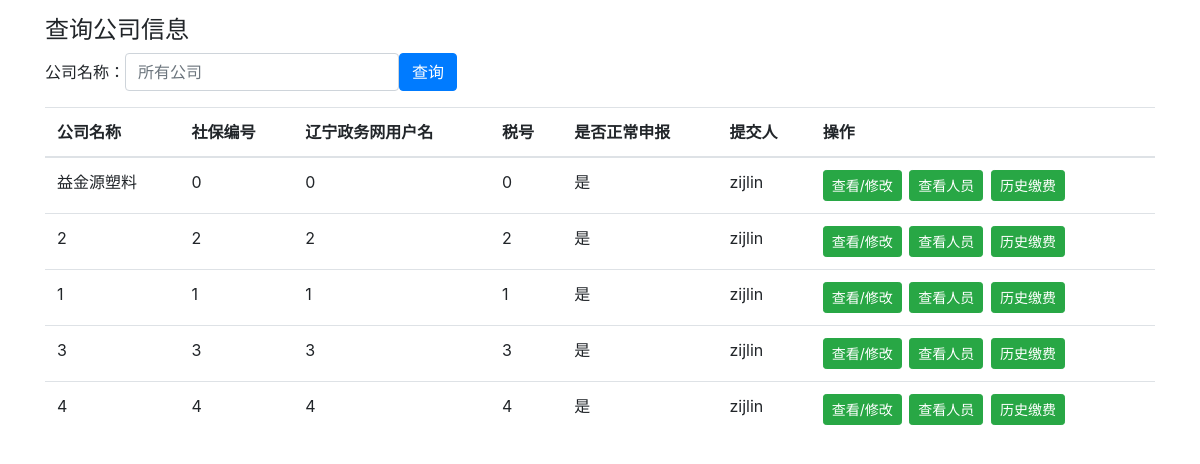
The app's page /company_query (signed in), older data.
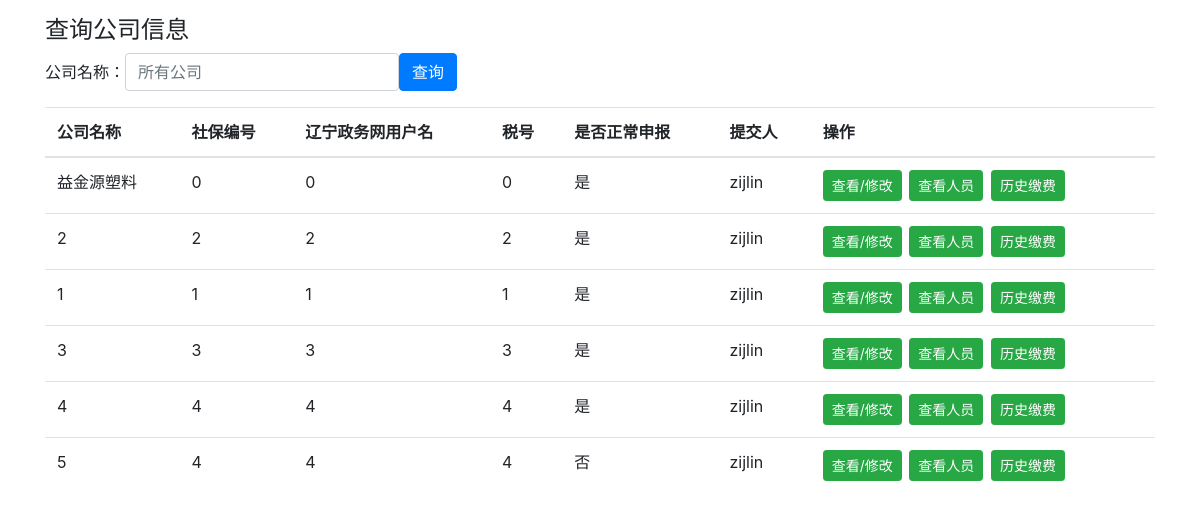
The same page, newer data.
### company.py (models this page shows, shortened)
class Companys(db.Model):
    company_id = db.Column('company_id', db.Integer, primary_key=True)
    name = db.Column(db.String(200))
    position = db.Column(db.String(200))
    code = db.Column(db.String(200))
    zwwname = db.Column(db.String(200))
    scode = db.Column(db.String(200))
    injury_ratio = db.Column(db.Float)
    person = db.Column(db.String(200))
    is_valid = db.Column(db.String(200))
    pay_type = db.Column(db.String(200))
    short_name = db.Column(db.String(200))

### main.py (the view)
@app.route('/company_query', methods=['GET', 'POST'])
@validate_login
def company_query():
    if request.method == 'POST':
        if request.form['name'] == "":
            render_template('company_query.html', name="", companys=Companys.query.all())
        else:
            return render_template('company_query.html', name=request.form['name'],
                                   companys=Companys.query.filter_by(name=request.form['name']).all())
    return render_template('company_query.html', name="", companys=Companys.query.all())

### main.py (called while the page is built)
def validate_login(func):
    @wraps(func)
    def wrapper(**kwargs):
        if 'username' not in session:
            return render_template('refresh.html')
        else:
            return func(**kwargs)
    return wrapper

### templates/company_query.html (shortened to what this page needs)
<!DOCTYPE html>
<html lang="en">
<head>
    <link rel="stylesheet" href="https://cdn.staticfile.org/twitter-bootstrap/4.3.1/css/bootstrap.min.css">
</head>
<body>
<div class="container">
    <h4>查询公司信息</h4>
    <form class="form-inline" action="{{ url_for('company_query') }}" method = "post">
        <label for="inputPassword2">公司名称： </label>
        <input value="{{name}}" type="text" class="form-control" id="inputPassword2" placeholder="所有公司" name="name">
        <button type="submit" class="btn btn-primary">查询</button>
    </form>
    <table class="table table-hover">
        <thead>
        <tr>
            <th>公司名称</th>
            <th>社保编号</th>
            <th>辽宁政务网用户名</th>
            <th>税号</th>
            <th>是否正常申报</th>
            <th>提交人</th>
            <th>操作</th>
        </tr>
        </thead>
        <tbody>
        {% for company in companys %}
        <tr>
            <td>{{ company.name }}</td>
            <td>{{ company.code }}</td>
            <td>{{ company.zwwname }}</td>
            <td>{{ company.scode }}</td>
            <td>{{ company.is_valid }}</td>
            <td>{{ company.person }}</td>
            <th>
                <a href="{{ url_for('company_update', company_name=company.name) }}" class="btn btn-success btn-sm" role="button">查看/修改</a>
                &nbsp;<a href="{{ url_for('member_query', company_name=company.name) }}" class="btn btn-success btn-sm" role="button">查看人员</a>
                &nbsp;<a href="{{ url_for('company_pay_history', company_name=company.name) }}" class="btn btn-success btn-sm" role="button">历史缴费</a>
            </th>
        </tr>
        {% endfor %}
        </tbody>
    </table>
</div>
</body>
</html>

Row changes from the older to the newer data that the page shows:
added Companys: name "5", code "4", zwwname "4", scode "4", is_valid "否", person "zijlin"
